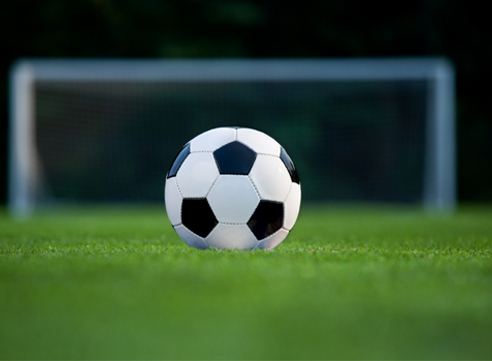
#> input picture LFOV/images/soccer.jpg, 492 x 361 px
$ python generate_training_images.py
#> lines starting #> are read from the running program, lines starting #| are printed output that depends on the picture; after the words box and inside, x2 and y2 are one past the last pixel; in counts of white or black regions, pixels touching at a corner belong together
#> further down, im is the input picture: shape (361, 492, 3); mean B, G, R 49.4, 77.4, 52
import cv2
import numpy as np
import matplotlib.pyplot as plt

def resample_image(im, box, target_size):
#> called with target_size = 16
    height_im = im.shape[0]
#> height_im = 361
    width_im = im.shape[1]
#> width_im = 492

    x1 = box[0][0]
    y1 = box[0][1]
    x4 = box[1][0]
    y4 = box[1][1]

    rescale_y = 1.0*target_size / (y4 - y1)
    rescale_x = 1.0*target_size / (x4 - x1)

    new_h = int(rescale_y * height_im)
#> new_h = 39
    new_w = int(rescale_x * width_im)
#> new_w = 54

    new_x1 = int(x1 * rescale_x)
    new_y1 = int(y1 * rescale_y)

    new_x4 = int(x4 * rescale_x)
    new_y4 = int(y4 * rescale_y)

    im_resized = cv2.resize(im, (new_w, new_h))
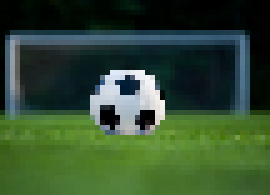
#> im_resized: shape (39, 54, 3) (shown 5 times larger); mean B, G, R 49.2, 77.2, 51.7

    cv2.rectangle(im_resized, (new_x1, new_y1), (new_x4, new_y4), (0,0,255), 1)
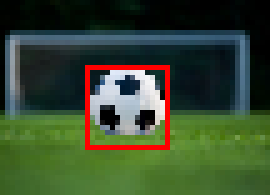
#> im_resized: shape (39, 54, 3) (shown 5 times larger); 3.04% of pixels changed, all inside (x1, y1, x2, y2) = (17, 13, 34, 30)

    return im_resized

def _get_image_blob(im):
    """Converts an image into a network input.

    Arguments:
        im (ndarray): a color image in BGR order

    Returns:
        blob (ndarray): a data blob holding an image pyramid
        im_scale_factors (list): list of image scales (relative to im) used
            in the image pyramid
    """
    im_orig = im.astype(np.float32, copy=True)

    im_shape = im_orig.shape
#> im_shape = (361, 492, 3)
    im_size_min = np.min(im_shape[0:2])
#> im_size_min = 361
    im_size_max = np.max(im_shape[0:2])
#> im_size_max = 492

    processed_ims = []
    im_scale_factors = []

    for target_size in 600:
        im_scale = float(target_size) / float(im_size_min)
        # Prevent the biggest axis from being more than MAX_SIZE
        if np.round(im_scale * im_size_max) > cfg.TEST.MAX_SIZE:
            im_scale = float(cfg.TEST.MAX_SIZE) / float(im_size_max)
        im = cv2.resize(im_orig, None, None, fx=im_scale, fy=im_scale,
                        interpolation=cv2.INTER_LINEAR)
        im_scale_factors.append(im_scale)
        processed_ims.append(im)
#> after the loop, im_scale_factors = []; processed_ims = []

if __name__ == '__main__':
    im = cv2.imread('./images/soccer.jpg')
    box = [(160, 120), (305, 265)]
    im_resized = resample_image(im, box, 16)
    plt.subplot(2,1,1)
    plt.imshow(im_resized)
    plt.show()

#> (the run stopped early here; a loop or call above may not have finished)
